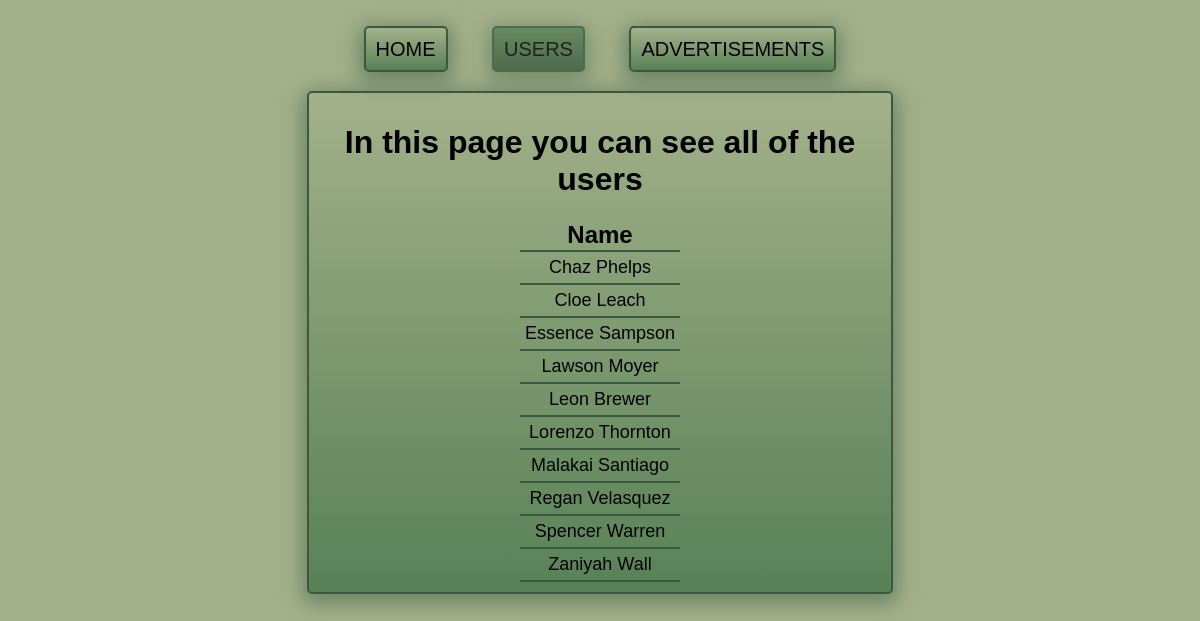
/public/userListController, run on the app's committed database.
### tables this page shows
CREATE TABLE `users` (
  `id` int(11) NOT NULL AUTO_INCREMENT,
  `name` varchar(255) NOT NULL,
  PRIMARY KEY (`id`)
);

### app/controllers/userListController.php (called while the page is built, shortened)
<?php
class UserListController extends Controller{
    function index(){
        $this->createModel('userListModel');
        $this->view->renderView('pages/userListView');
    }
}

### app/core/Core.php (called while the page is built, shortened)
<?php
class Core {
    public function __construct(){
        $controller = new $currentController;
        $controller->index();
    }
}

### app/require.php (called while the page is built, shortened)
<?php
require_once '../app/core/Core.php';
require_once '../app/core/View.php';
require_once '../app/models/Database.php';
$app = new Core();

### public/index.php (called while the page is built)
<?php
require_once '../app/require.php';
?>

### app/models/Database.php (called while the page is built, shortened)
<?php
class Database
{
    private $conn;
    private $host;
    private $user;
    private $password;
    private $database;
    public function __construct(){
        $this->host = 'localhost';
        $this->user = 'root';
        $this->password = '';
        $this->database = 'rabIT';
    }
    public function connect($sqlQuery){
        try{
            $this->conn = mysqli_connect($this->host, $this->user, $this->password);
        } catch (Exception $e){
            throw new Exception('Cannot connect database');
        }
        try{
            if(mysqli_select_db($this->conn, $this->database)){
                $result = mysqli_query($this->conn, $sqlQuery);
                $res_data = $result->fetch_all();
            }
        } catch (Exception $e){
            throw new Exception('Cannot select database');
        }
        return $res_data;
    }
}

### app/core/Model.php (called while the page is built, shortened)
<?php
class Model{
    protected $db;
    public function __construct(){
        $this->db = new Database();
    }
    public function sqlQuery($sqlQuery){
        if(isset($this->db)){
            $this->data = $this->db->connect($sqlQuery);
        }
    }
}

### app/models/pages/userListModel.php (called while the page is built, shortened)
<?php
class UserListModel extends Model{
    public function __construct(){
        $this->sqlQuery('SELECT * from users ORDER BY users.name');
    }
}

### app/core/Controller.php (called while the page is built, shortened)
<?php
class Controller {
    public function createModel($model){
        $file = '../app/models/pages/' . $model . '.php';
        if(file_exists($file)){
            $this->model = new $model;
        } else {
            throw new Exception('This model: ' . $file . 'Does not exists.');
        }
    }
}

### app/views/pages/userListView.php (the view, shortened to what this page needs)
<!DOCTYPE html>
<html>
<head>
    <link rel="stylesheet" href="<?php echo ROOT;?>/assets/css/style.css">
</head>
<body>
<nav>
    <a href="<?php echo ROOT?>/">HOME</a>
    <a href="<?php echo ROOT?>/userListController" class="active">USERS</a>
    <a href="<?php echo ROOT?>/adListController">ADVERTISEMENTS</a>
</nav>
<div class="container">
    <h1>In this page you can see all of the users</h1>
        <table>
            <tr>
                <th>Name</th>
            </tr>
            <?php foreach ($this->view_data as $row) { ?>
            <tr >
                <td> <?php echo $row[1]; ?></td>
            </tr>
            <?php } ?>
        </table>
</div>
</body>
</html>

### public/assets/css/style.css (style rules this page uses)
body { font-family: Arial, Helvetica, sans-serif; text-align: center; background-color: #a3b18a; padding: 30px; }
nav { padding-bottom: 10px; }
a:link, a:visited { color: #000000; padding: 10px; border: 2px solid #3a5a40; text-decoration: none; background-image: linear-gradient(#a3b18a, #588157); border-radius: 5px; font-size: 20px; margin: 20px; box-shadow: 0px 5px 20px 5px rgba(58, 90, 64, 0.5); }
a:hover, a.active { opacity: 0.8; background-image: linear-gradient(#588157, #3a5a40); }
.container { background-image: linear-gradient(#a3b18a, #588157); margin: 20px auto; padding: 10px; border: 2px solid #3a5a40; width: 50%; border-radius: 5px; box-shadow: 0px 5px 20px 5px rgba(58, 90, 64, 0.5); }
table { margin: auto; font-size: 18px; border-collapse: collapse; }
th { font-size: 24px; border-bottom: none; }
tr { border-bottom: 2px solid #3a5a40; }
td { padding: 5px; }

### data on the page
users: name "Chaz Phelps"
users: name "Cloe Leach"
users: name "Essence Sampson"
users: name "Lawson Moyer"
users: name "Leon Brewer"
users: name "Lorenzo Thornton"
users: name "Malakai Santiago"
users: name "Regan Velasquez"
users: name "Spencer Warren"
users: name "Zaniyah Wall"
